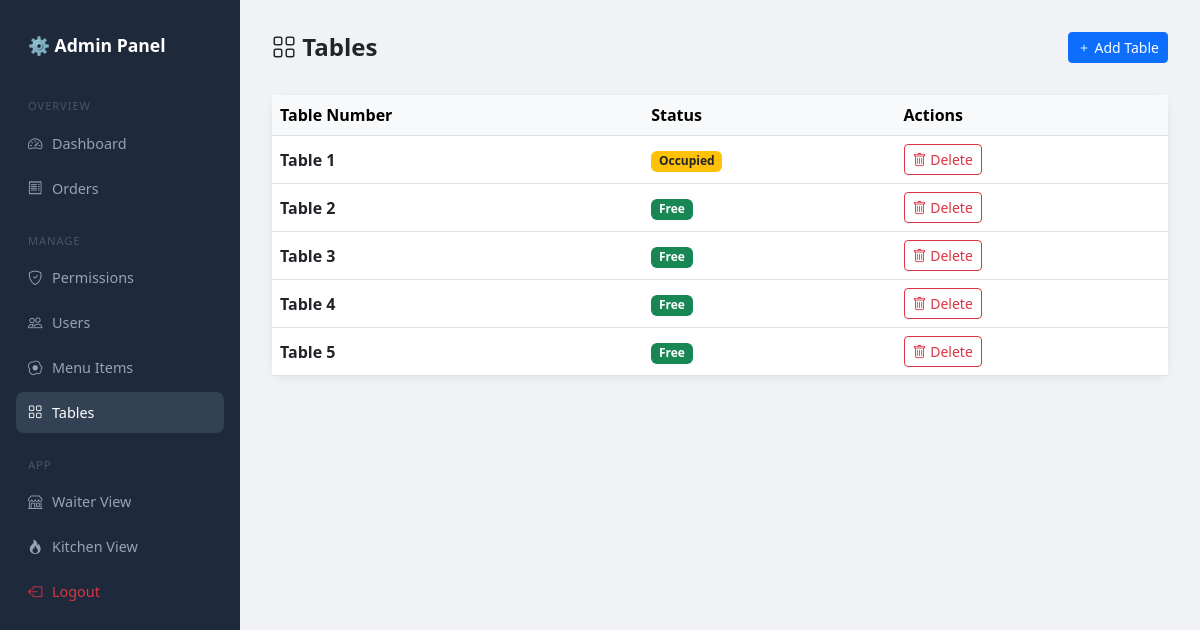
The app's page /admin-panel/tables/ (signed in) with its own data.
### core/models.py (models this page shows, shortened)
class Table(models.Model):
    number = models.IntegerField(unique=True)
    is_occupied = models.BooleanField(default=False)

### core/views.py (the view)
# urls.py: path('admin-panel/tables/', views.admin_tables, name='admin_tables'),
@permission_required('can_add_table')
def admin_tables(request):
    tables = Table.objects.all().order_by('number')
    return render(request, 'core/admin/tables.html', {'tables': tables})

### core/models.py (called while the page is built)
    @classmethod
    def get(cls):
        obj, _ = cls.objects.get_or_create(id=1)
        return obj

### core/templates/core/admin/tables.html (shortened to what this page needs)
{% extends 'core/admin/base_admin.html' %}
{% block content %}
<div class="topbar">
    <h4 class="fw-bold mb-0"><i class="bi bi-grid"></i> Tables</h4>
    <a href="{% url 'admin_create_table' %}" class="btn btn-primary btn-sm">
        <i class="bi bi-plus"></i> Add Table
    </a>
</div>
<div class="card">
    <div class="table-responsive">
        <table class="table table-hover align-middle mb-0">
            <thead class="table-light">
                <tr>
                    <th>Table Number</th>
                    <th>Status</th>
                    <th>Actions</th>
                </tr>
            </thead>
            <tbody>
                {% for table in tables %}
                <tr>
                    <td class="fw-semibold">Table {{ table.number }}</td>
                    <td>
                        {% if table.is_occupied %}
                            <span class="badge bg-warning text-dark">Occupied</span>
                        {% else %}
                            <span class="badge bg-success">Free</span>
                        {% endif %}
                    </td>
                    <td>
                        <a href="{% url 'admin_delete_table' table.id %}"
                           class="btn btn-sm btn-outline-danger"
                           onclick="return confirm('Delete Table {{ table.number }}?')">
                            <i class="bi bi-trash"></i> Delete
                        </a>
                    </td>
                </tr>
                {% empty %}
                    <tr>
                        <td colspan="3" class="text-center text-muted py-4">
                            No tables found.
                        </td>
                    </tr>
                {% endfor %}
            </tbody>
        </table>
    </div>
</div>
{% endblock %}

### core/templates/core/admin/base_admin.html (style rules this page uses)
body { background: #f0f2f5; }
.card { border: none; border-radius: 12px; box-shadow: 0 2px 8px rgba(0,0,0,0.07); }
.topbar { display: flex; justify-content: space-between; align-items: center; margin-bottom: 2rem; }

### records on screen
Table: number "1", is_occupied "Occupied"
Table: number "2", is_occupied "Free"
Table: number "3", is_occupied "Free"
Table: number "4", is_occupied "Free"
Table: number "5", is_occupied "Free"
